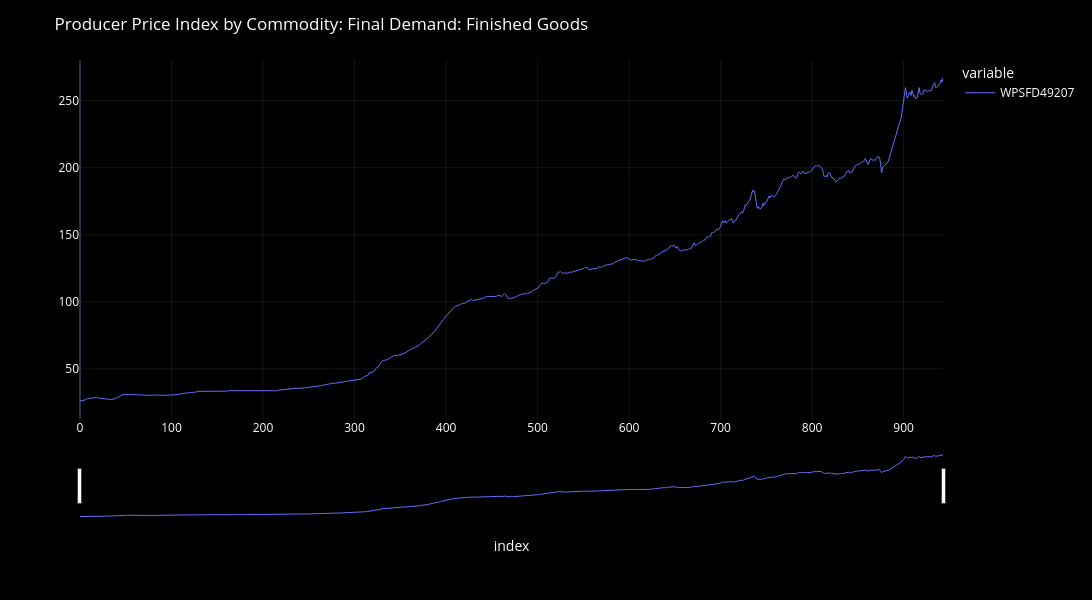

The code cell stored with this chart in its notebook:
### Markdown cell above
- **plot data**

### Code cell
plot_df_chart(
    df[[INDICATOR]],
    chart_title = DICT[INDICATOR]["title"],
    yaxis_title = DICT[INDICATOR]["unit"],
    use_markers=False
)

### Figure 1 — Plotly figure (JSON) as saved in the notebook; plotly's stock layout.template omitted (floating-point values rounded to 4 significant figures; data arrays with more than 128 entries replaced by an {"elided": "..."} marker saying what was removed)
{"data": [{"hovertemplate": "<b>%{fullData.name}</b><br>%{y:.2f}<extra></extra>", "legendgroup": "WPSFD49207", "line": {"color": "#636efa", "dash": "solid", "width": 1}, "marker": {"symbol": "circle"}, "mode": "lines", "name": "WPSFD49207", "orientation": "v", "showlegend": true, "type": "scatter", "x": {"elided": "944 int values"}, "xaxis": "x", "y": {"elided": "944 float values"}, "yaxis": "y"}], "layout": {"dragmode": "zoom", "font": {"color": "white", "size": 12}, "height": 600, "legend": {"bgcolor": "rgba(0,0,0,0)", "itemclick": "toggle", "itemdoubleclick": "toggleothers", "title": {"text": "variable"}, "tracegroupgap": 0}, "margin": {"t": 60}, "paper_bgcolor": "black", "plot_bgcolor": "black", "title": {"text": "Producer Price Index by Commodity: Final Demand: Finished Goods"}, "width": 1300, "xaxis": {"anchor": "y", "domain": [0, 1], "gridcolor": "rgba(255,255,255,0.08)", "rangeslider": {"visible": true}, "showgrid": true, "title": {"text": "index"}}, "yaxis": {"anchor": "x", "domain": [0, 1], "fixedrange": false, "gridcolor": "rgba(255,255,255,0.08)", "showgrid": true, "title": {"text": ""}}}}
